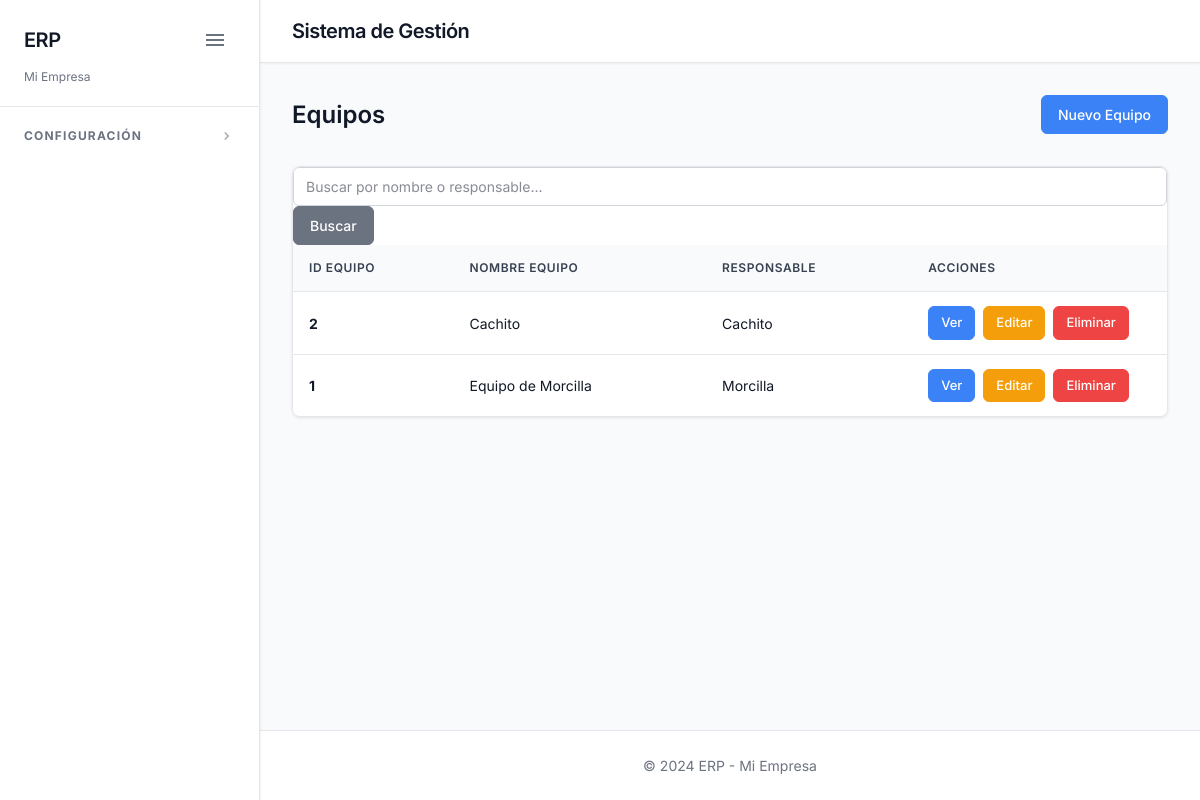
Before: /equipos/ with the older database file.
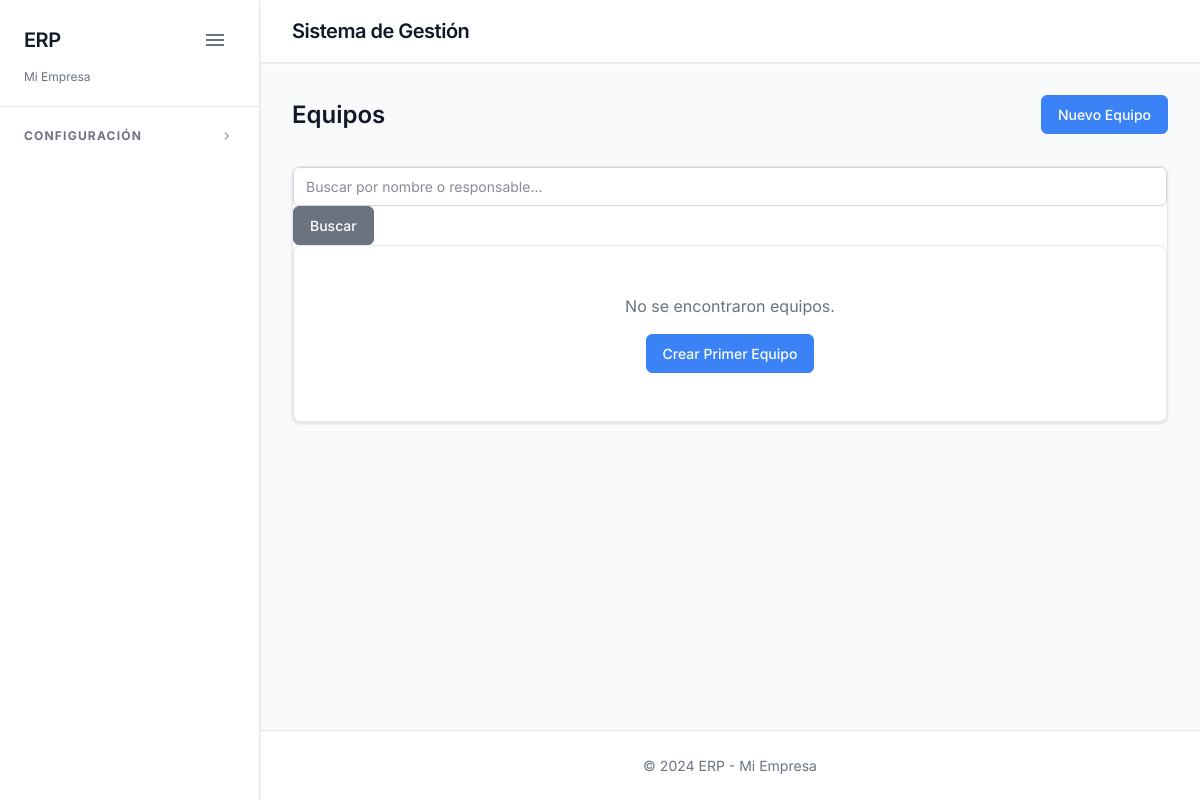
After: the same page with the newer database file.
### mineria_le_stage/models.py (models this page shows, shortened)
class Equipo(models.Model):
    id_equipo = models.AutoField(
        primary_key=True,
        verbose_name='ID Equipo',
        db_column='id_equipo',
    )
    nombre_equipo = models.CharField(
        max_length=200,
        verbose_name='Nombre Equipo',
    )
    responsable = models.CharField(
        max_length=200,
        verbose_name='Responsable',
    )
    class Meta:
        verbose_name = 'Equipo'
        verbose_name_plural = 'Equipos'
        ordering = ['nombre_equipo']
        db_table = 'mineria_equipos'

### mineria_le_stage/views.py (the view)
# urls.py: path('equipos/', views.lista_equipos, name='lista_equipos'),
def lista_equipos(request):
    equipos = Equipo.objects.all().order_by('nombre_equipo')
    busqueda = request.GET.get('busqueda', '')
    if busqueda:
        equipos = equipos.filter(
            nombre_equipo__icontains=busqueda
        ) | equipos.filter(
            responsable__icontains=busqueda
        )
    paginator = Paginator(equipos, 15)
    page_number = request.GET.get('page')
    page_obj = paginator.get_page(page_number)
    context = {
        'equipos': page_obj,
        'busqueda': busqueda,
        'empresa_nombre': EMPRESA_NOMBRE,
        'titulo': 'Equipos',
    }
    return render(request, 'mineria_le_stage/equipos/lista_equipos.html', context)

### erp_demo/context_processors.py (called while the page is built)
def empresa_context(request):
    return {
        'empresa_nombre': EMPRESA_NOMBRE,
    }

### compras/mineria_le_stage/templates/mineria_le_stage/equipos/lista_equipos.html (shortened to what this page needs)
{% extends 'clientes/base.html' %}
{% block content %}
<div class="page-header">
    <h2>{{ titulo }}</h2>
    <a href="{% url 'mineria_le_stage:crear_equipo' %}" class="btn btn-primary">Nuevo Equipo</a>
</div>
<div class="table-container">
    <div class="search-bar">
        <form method="get" class="search-form">
            <input type="text" name="busqueda" value="{{ busqueda }}" placeholder="Buscar por nombre o responsable..." class="form-control">
            <button type="submit" class="btn btn-secondary">Buscar</button>
        </form>
    </div>
    {% if equipos %}
        <table class="table">
            <thead>
                <tr>
                    <th>ID Equipo</th>
                    <th>Nombre Equipo</th>
                    <th>Responsable</th>
                    <th>Acciones</th>
                </tr>
            </thead>
            <tbody>
                {% for equipo in equipos %}
                <tr>
                    <td><strong>{{ equipo.id_equipo }}</strong></td>
                    <td>{{ equipo.nombre_equipo }}</td>
                    <td>{{ equipo.responsable }}</td>
                    <td class="actions">
                        <a href="{% url 'mineria_le_stage:detalle_equipo' equipo.id_equipo %}" class="btn btn-sm btn-info">Ver</a>
                        <a href="{% url 'mineria_le_stage:editar_equipo' equipo.id_equipo %}" class="btn btn-sm btn-warning">Editar</a>
                        <a href="{% url 'mineria_le_stage:eliminar_equipo' equipo.id_equipo %}" class="btn btn-sm btn-danger">Eliminar</a>
                    </td>
                </tr>
                {% endfor %}
            </tbody>
        </table>
    {% else %}
        <div class="empty-state">
            <p>No se encontraron equipos.</p>
            <a href="{% url 'mineria_le_stage:crear_equipo' %}" class="btn btn-primary">Crear Primer Equipo</a>
        </div>
    {% endif %}
</div>
{% endblock %}

Changed rows visible on the page:
removed Equipo: id_equipo "2", nombre_equipo "Cachito", responsable "Cachito"
removed Equipo: id_equipo "1", nombre_equipo "Equipo de Morcilla", responsable "Morcilla"
Other visible differences:
text no longer shown: "ID EQUIPO NOMBRE EQUIPO RESPONSABLE ACCIONES"
text now shown: "No se encontraron equipos. Crear Primer Equipo"
